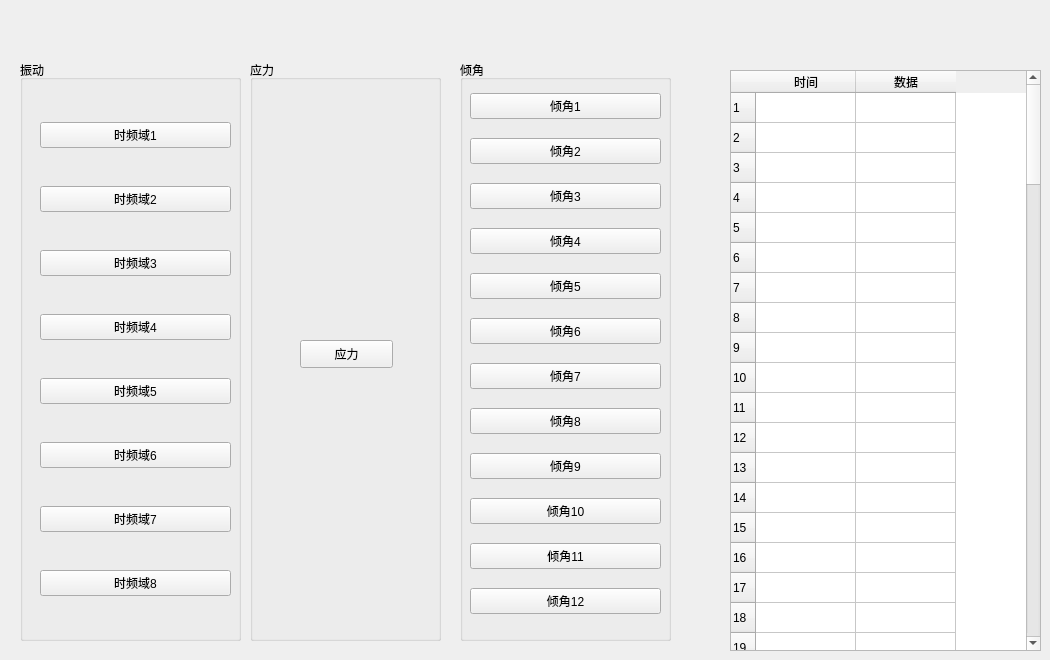
    <widget class="QWidget" name="tab_7">
     <attribute name="title">
      <string>数据查询</string>
     </attribute>
     <widget class="QGroupBox" name="groupBox_7">
      <property name="geometry">
       <rect>
        <x>20</x>
        <y>60</y>
        <width>221</width>
        <height>581</height>
       </rect>
      </property>
      <property name="title">
       <string>振动</string>
      </property>
      <widget class="QWidget" name="verticalLayoutWidget">
       <property name="geometry">
        <rect>
         <x>20</x>
         <y>30</y>
         <width>191</width>
         <height>541</height>
        </rect>
       </property>
       <layout class="QVBoxLayout" name="verticalLayout">
        <item>
         <widget class="QPushButton" name="domain1_btn">
          <property name="text">
           <string>时频域1</string>
          </property>
         </widget>
        </item>
        <item>
         <widget class="QPushButton" name="domain2_btn">
          <property name="text">
           <string>时频域2</string>
          </property>
         </widget>
        </item>
        <item>
         <widget class="QPushButton" name="domain3_btn">
          <property name="text">
           <string>时频域3</string>
          </property>
         </widget>
        </item>
        <item>
         <widget class="QPushButton" name="domain4_btn">
          <property name="text">
           <string>时频域4</string>
          </property>
         </widget>
        </item>
        <item>
         <widget class="QPushButton" name="domain5_btn">
          <property name="text">
           <string>时频域5</string>
          </property>
         </widget>
        </item>
        <item>
         <widget class="QPushButton" name="domain6_btn">
          <property name="text">
           <string>时频域6</string>
          </property>
         </widget>
        </item>
        <item>
         <widget class="QPushButton" name="domain7_btn">
          <property name="text">
           <string>时频域7</string>
          </property>
         </widget>
        </item>
        <item>
         <widget class="QPushButton" name="domain8_btn">
          <property name="text">
           <string>时频域8</string>
          </property>
         </widget>
        </item>
       </layout>
      </widget>
     </widget>
     <widget class="QTableWidget" name="tableWidget">
      <property name="geometry">
       <rect>
        <x>730</x>
        <y>70</y>
        <width>311</width>
        <height>581</height>
       </rect>
      </property>
      <property name="sortingEnabled">
       <bool>false</bool>
      </property>
      <property name="rowCount">
       <number>100</number>
      </property>
      <row/>
      <row/>
      <row/>
      <row/>
      <row/>
      <row/>
      <row/>
      <row/>
      <row/>
      <row/>
      <row/>
      <row/>
      <row/>
      <row/>
      <row/>
      <row/>
      <row/>
      <row/>
      <row/>
      <row/>
      <row/>
      <row/>
      <row/>
      <row/>
      <row/>
      <row/>
      <row/>
      <row/>
      <row/>
      <row/>
      <row/>
      <row/>
      <row/>
      <row/>
      <row/>
      <row/>
      <row/>
      <row/>
      <row/>
      <row/>
      <row/>
      <row/>
      <row/>
      <row/>
      <row/>
      <row/>
      <row/>
      <row/>
      <row/>
      <row/>
      <row/>
      <row/>
      <row/>
      <row/>
      <row/>
      <row/>
      <row/>
      <row/>
      <row/>
      <row/>
      <row/>
      <row/>
      <row/>
      <row/>
      <row/>
      <row/>
      <row/>
      <row/>
      <row/>
      <row/>
      <row/>
      <row/>
      <row/>
      <row/>
      <row/>
      <row/>
      <row/>
      <row/>
      <row/>
      <row/>
      <row/>
      <row/>
      <row/>
      <row/>
      <row/>
      <row/>
      <row/>
      <row/>
      <row/>
      <row/>
      <row/>
      <row/>
      <row/>
      <row/>
      <row/>
      <row/>
      <row/>
      <row/>
      <row/>
      <row/>
      <column>
       <property name="text">
        <string>时间</string>
       </property>
      </column>
      <column>
       <property name="text">
        <string>数据</string>
       </property>
      </column>
      <item row="0" column="0">
       <property name="text">
        <string/>
       </property>
      </item>
     </widget>
     <widget class="QGroupBox" name="groupBox">
      <property name="geometry">
       <rect>
        <x>250</x>
        <y>60</y>
        <width>191</width>
        <height>581</height>
       </rect>
      </property>
      <property name="title">
       <string>应力</string>
      </property>
      <widget class="QPushButton" name="stress_btn">
       <property name="geometry">
        <rect>
         <x>50</x>
         <y>280</y>
         <width>93</width>
         <height>28</height>
        </rect>
       </property>
       <property name="text">
        <string>应力</string>
       </property>
      </widget>
     </widget>
     <widget class="QGroupBox" name="groupBox_2">
      <property name="geometry">
       <rect>
        <x>460</x>
        <y>60</y>
        <width>211</width>
        <height>581</height>
       </rect>
      </property>
      <property name="title">
       <string>倾角</string>
      </property>
      <widget class="QWidget" name="verticalLayoutWidget_3">
       <property name="geometry">
        <rect>
         <x>10</x>
         <y>20</y>
         <width>191</width>
         <height>551</height>
        </rect>
       </property>
       <layout class="QVBoxLayout" name="verticalLayout_5">
        <item>
         <widget class="QPushButton" name="angle1_btn">
          <property name="text">
           <string>倾角1</string>
          </property>
         </widget>
        </item>
        <item>
         <widget class="QPushButton" name="angle2_btn">
          <property name="text">
           <string>倾角2</string>
          </property>
         </widget>
        </item>
        <item>
         <widget class="QPushButton" name="angle3_btn">
          <property name="text">
           <string>倾角3</string>
          </property>
         </widget>
        </item>
        <item>
         <widget class="QPushButton" name="angle4_btn">
          <property name="text">
           <string>倾角4</string>
          </property>
         </widget>
        </item>
        <item>
         <widget class="QPushButton" name="angle5_btn">
          <property name="text">
           <string>倾角5</string>
          </property>
         </widget>
        </item>
        <item>
         <widget class="QPushButton" name="angle6_btn">
          <property name="text">
           <string>倾角6</string>
          </property>
         </widget>
        </item>
        <item>
         <widget class="QPushButton" name="angle7_btn">
          <property name="text">
           <string>倾角7</string>
          </property>
         </widget>
        </item>
        <item>
         <widget class="QPushButton" name="angle8_btn">
          <property name="text">
           <string>倾角8</string>
          </property>
         </widget>
        </item>
        <item>
         <widget class="QPushButton" name="angle9_btn">
          <property name="text">
           <string>倾角9</string>
          </property>
         </widget>
        </item>
        <item>
         <widget class="QPushButton" name="angle10_btn">
          <property name="text">
           <string>倾角10</string>
          </property>
         </widget>
        </item>
        <item>
         <widget class="QPushButton" name="angle11_btn">
          <property name="text">
           <string>倾角11</string>
          </property>
         </widget>
        </item>
        <item>
         <widget class="QPushButton" name="angle12_btn">
          <property name="text">
           <string>倾角12</string>
          </property>
         </widget>
        </item>
       </layout>
      </widget>
     </widget>
    </widget>
